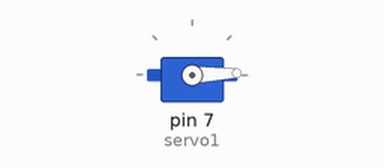
Recording of a sketch running on a simulated Arduino Uno, built with avr-gcc and run on an emulated ATmega328P. On the bench: servo.

Above: at 0.05 s.
At 1.75 s:
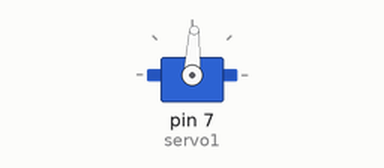
At 3.45 s:
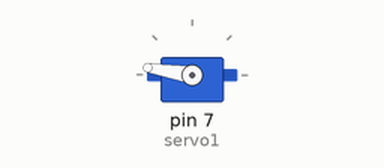
At 6.9 s:
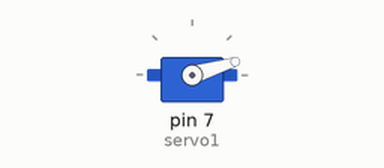
Timing chart, 0 to 9.4 s (numbered marks = the images above):
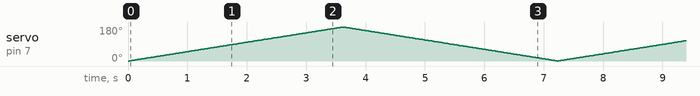

The sketch:

Servo_180___for_.ino
```cpp
#include <Servo.h>//library servo

Servo servo1;//change servo name

int pos = 0;//variable definition

void setup() {

servo1.attach(7);//pin 7

}

void loop() {

//Use the for . function
for(pos = 0; pos < 180; pos += 1){

servo1.write(pos);//servo position
delay(20);}//20 milliseconds

//Use the for . function
for(pos = 180; pos>0; pos -=1){

servo1.write(pos);//servo position
delay(20);}//20 milliseconds

}
```
